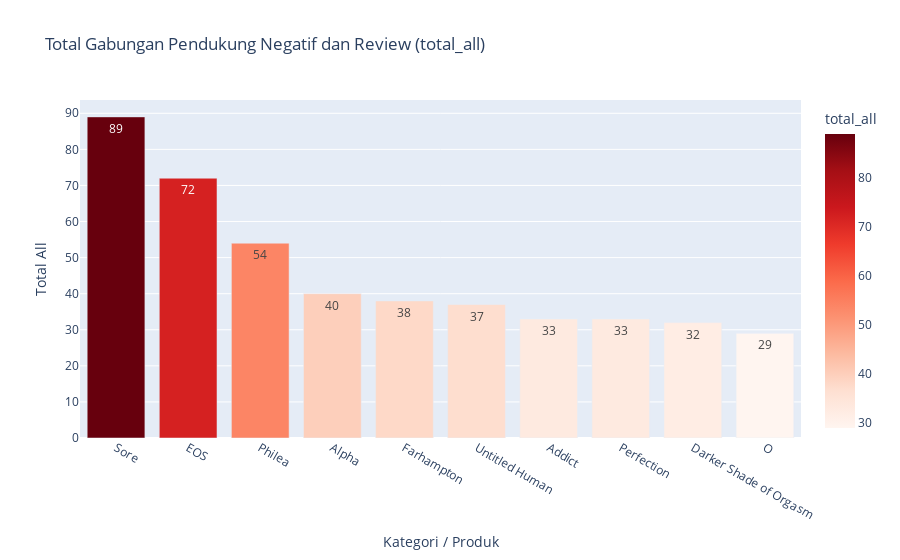

The cell this chart's notebook holds for it:
### Code cell
# --- Urutkan data ---
combinedjelek_sorted = combinedjelek.sort_values(by="total_all", ascending=False)

# --- Buat Bar Chart ---
fig = px.bar(
    combinedjelek_sorted,
    x=combinedjelek_sorted.index,      # atau gunakan kolom nama produk, misal combinedjelek["produk"]
    y="total_all",
    title="Total Gabungan Pendukung Negatif dan Review (total_all)",
    text="total_all",
    color="total_all",
    color_continuous_scale="Reds"
)

fig.update_layout(xaxis_title="Kategori / Produk", yaxis_title="Total All")
fig.show()

### Figure 1 — Plotly figure (JSON) as saved in the notebook; plotly's stock layout.template omitted (floating-point values rounded to 4 significant figures)
{"data": [{"hovertemplate": "variant=%{x}<br>total_all=%{marker.color}<extra></extra>", "legendgroup": "", "marker": {"color": [89, 72, 54, 40, 38, 37, 33, 33, 32, 29], "coloraxis": "coloraxis", "pattern": {"shape": ""}}, "name": "", "orientation": "v", "showlegend": false, "text": [89.0, 72.0, 54.0, 40.0, 38.0, 37.0, 33.0, 33.0, 32.0, 29.0], "textposition": "auto", "type": "bar", "x": ["Sore", "EOS", "Philea", "Alpha", "Farhampton", "Untitled Human", "Addict", "Perfection", "Darker Shade of Orgasm", "O"], "xaxis": "x", "y": [89, 72, 54, 40, 38, 37, 33, 33, 32, 29], "yaxis": "y"}], "layout": {"barmode": "relative", "coloraxis": {"colorbar": {"title": {"text": "total_all"}}, "colorscale": [[0, "rgb(255,245,240)"], [0.125, "rgb(254,224,210)"], [0.25, "rgb(252,187,161)"], [0.375, "rgb(252,146,114)"], [0.5, "rgb(251,106,74)"], [0.625, "rgb(239,59,44)"], [0.75, "rgb(203,24,29)"], [0.875, "rgb(165,15,21)"], [1, "rgb(103,0,13)"]]}, "legend": {"tracegroupgap": 0}, "title": {"text": "Total Gabungan Pendukung Negatif dan Review (total_all)"}, "xaxis": {"anchor": "y", "domain": [0, 1], "title": {"text": "Kategori / Produk"}}, "yaxis": {"anchor": "x", "domain": [0, 1], "title": {"text": "Total All"}}}}
